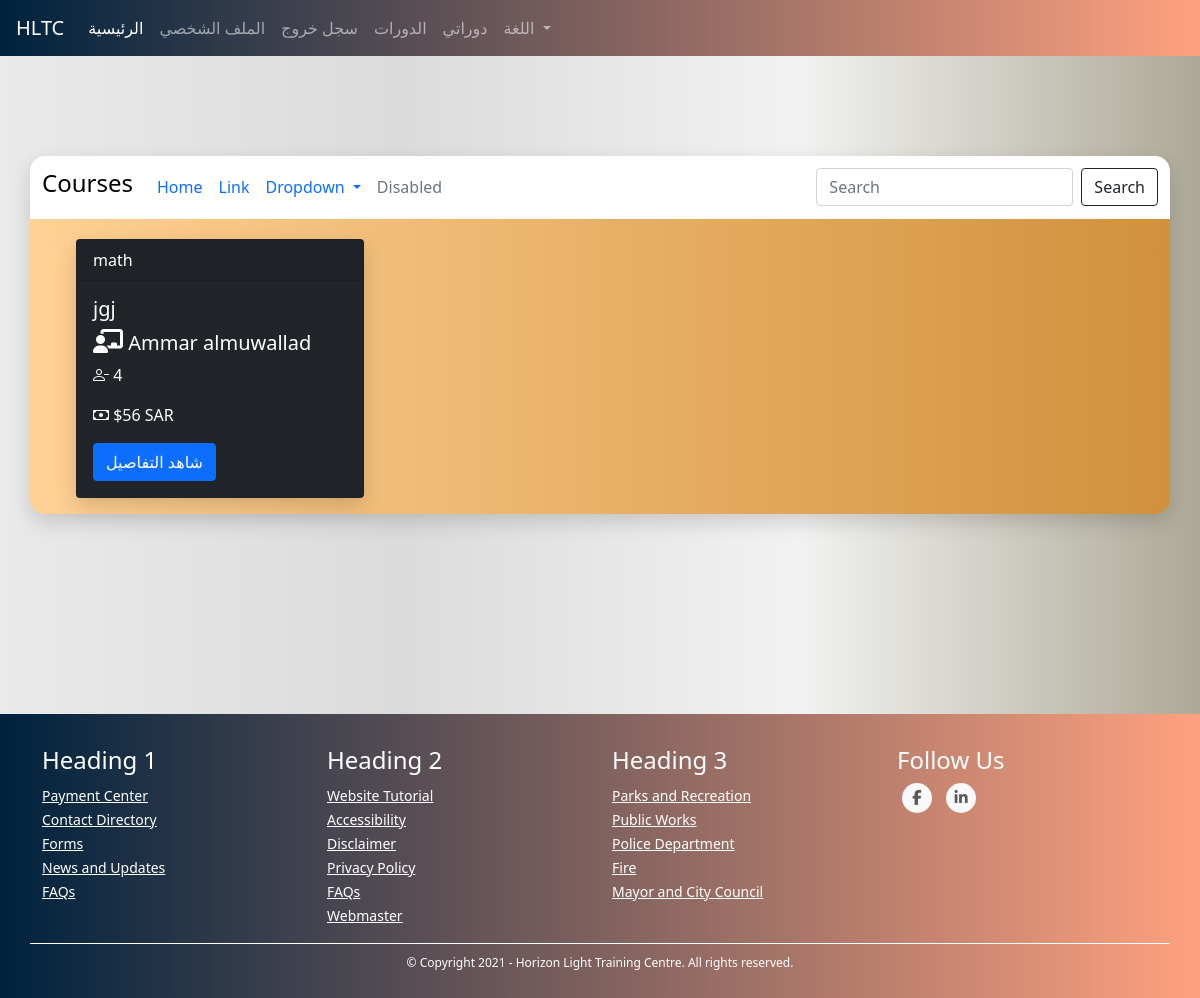
Page /courses (signed in) on the committed database.
### TUTOR/models.py (models this page shows, shortened)
class CourseModel(db.Model):
    id = db.Column(db.Integer, primary_key=True)
    name = db.Column(db.String(130), nullable=False)
    description = db.Column(db.String(1000), nullable=False)
    subject = db.Column(db.String(), nullable=False)
    price = db.Column(db.Integer, nullable=False)
    min_students = db.Column(db.Integer, nullable=False)
    max_students = db.Column(db.Integer, nullable=False)
    currency = db.Column(db.String(3), nullable=False)
    began = db.Column(db.Boolean, nullable=False, default=False)
    ended = db.Column(db.Boolean, nullable=False, default=False)
    course_type = db.Column(db.Integer, nullable=False) # 1 for start when min number # 2 for start with min and date
    _period = db.Column(db.Integer, nullable=True) # days
    _start_date = db.Column(db.DateTime, nullable=True)
    _end_date = db.Column(db.DateTime, nullable=True)
    links = db.Column(db.String(), nullable=False) # {"zoom": "link", ....}
    weekly_time_table_json  = db.Column(db.String(1000), nullable=False) # {"saturday": {"from": ..., "to": ...}, ...}
    _state = db.Column(db.String(), nullable=False, default=json.dumps({"state_code": 1, "state_string": "لم تبدأ بعد", "allowed_actions": ["join", "view", "start", "cancel"]})) # {"state_code": 2, "state_string": "قائم", "allowed_actions": ["view", "end"]} {"state_code": 3, "state_string": "انتهى", "allowed_actions": ["delete"]} {"state_code": 4, "state_string": "ملغي", "allowed_actions": ["delete"]}
    number_of_students_paid = db.Column(db.Integer, nullable=False, default=0)
    have_sent_first_payment_emails = db.Column(db.Boolean, nullable=False, default=False)
    created_by_admin = db.Column(db.Boolean, nullable=False)
    creation_date = db.Column(db.DateTime, nullable=False, default=datetime.utcnow)
    payment_model = db.relationship('PaymentModel', backref='course', uselist=False)
    tutor_data_model_id = db.Column(db.Integer, db.ForeignKey('tutor_data_model.id'),
        nullable=False)
    @property
    def number_of_participants(self):
        return len(self.students)
    @property
    def empty_seats(self):
        return self.max_students - self.number_of_participants
    def start(self):
        self.began = True
        self._state = json.dumps({"state_code": 2, "state_string": "قائم", "allowed_actions": ["view", "end"]})
        if self.course_type == 1:
            now = datetime.date(datetime.utcnow())
            self._start_date = now
            self._end_date = now + timedelta(days=self.period)
        db.session.commit()
        for sdm in self.students: # the paymetn is when a student joins not when the course begins bcz the course wont begin if students didn't pay
            send_student_course_start_email(sdm.user, self)
        send_tutor_course_start_email(self.tutor.user, self)
        return True
    def end(self):
        self.ended = True
        self._state = json.dumps({"state_code": 3, "state_string": "انتهى", "allowed_actions": ["delete"]})
        db.session.commit()
        for sdm in self.students:
            send_student_course_ended_email(sdm.user, self)
        send_tutor_course_ended_email(self.tutor.user, self)
        return True
    def cancel(self):
        self._state = json.dumps({"state_code": 4, "state_string": "ملغي", "allowed_actions": ["delete"]})
        db.session.commit()
        self.payment_model.refund_all()
        for sdm in self.students:
            send_student_course_canceled_email(sdm.user, self)
        send_tutor_course_canceled_email(self.tutor.user, self)

class UserModel(db.Model, UserMixin):
    id = db.Column(db.Integer, primary_key=True)
    first_name = db.Column(db.String(128), nullable=False)
    last_name = db.Column(db.String(128), nullable=False)
    username = db.Column(db.String(20), unique=True, nullable=False)
    email = db.Column(db.String(256), unique=True, nullable=False)
    password = db.Column(db.String(255), nullable=False)
    user_type = db.Column(db.String(30), nullable=False)
    _gender = db.Column(db.Boolean, nullable=False, default=True)
    email_confirmation_code = db.Column(db.String(5), nullable=True)
    is_confirmed = db.Column(db.Boolean, nullable=False, default=False)
    creation_date = db.Column(db.DateTime, nullable=False, default=datetime.utcnow)
    admin_data_model = db.relationship('AdminDataModel', backref='user', uselist=False)
    tutor_data_model = db.relationship('TutorDataModel', backref='user', uselist=False)
    student_data_model = db.relationship('StudentDataModel', backref='user', uselist=False)
    @property
    def full_name(self):
        return self.first_name + " " + self.last_name

### TUTOR/COURSES/routes.py (the view)
@courses_blueprint.route("/courses")
@login_required([])
def courses():
    all_courses = CourseModel.query.all()
    return render_template("courses.html", all_courses=all_courses)

### TUTOR/COURSES/routes.py (called while the page is built)
@courses_blueprint.context_processor
def utility_processor():
    return dict(get_language_text=LngObj.get_language_text, get_current_page_language_list=LngObj.get_current_page_language_list, languages=LANGUAGES, admin_types=ADMIN_TYPES, settings=SiteSettingsModel.instance())

### TUTOR/models.py (called while the page is built)
@login_manager.user_loader
def load_user(user_id):
    return UserModel.query.get(int(user_id))

    @classmethod
    def instance(cls):
        return cls.query.get(1)

### TUTOR/utils/utils.py (called while the page is built)
def login_required(roles=[]):
	def wrapper(fn):
		@wraps(fn)
		def decorated_view(*args, **kwargs):
			if request.method in EXEMPT_METHODS:
				return fn(*args, **kwargs)
			elif current_app.login_manager._login_disabled:
				return fn(*args, **kwargs)
			elif not current_user.is_authenticated:
				return current_app.login_manager.unauthorized()
			role = current_user.user_type
			if ( (role not in roles) and (roles != []) ):
				return current_app.login_manager.unauthorized()
			return fn(*args, **kwargs)
		return decorated_view
	return wrapper

### TUTOR/templates/courses.html (shortened to what this page needs)
{% extends "template.html" %}
{% block content %}
    <link rel="stylesheet" href="{{ url_for('static', filename='css/courses.css') }}">
    <div class="container my-cont">
        <div class="row justify-content-center my-row filter-row">
            <nav class="navbar navbar-expand-lg my-courses-nav">
                <a class="navbar-brand"><h4>Courses</h4></a>
                  <div class="collapse navbar-collapse" id="navbarSupportedContent">
                    <ul class="navbar-nav mr-auto">
                      <li class="nav-item active">
                        <a class="nav-link" href="#">Home <span class="sr-only">(current)</span></a>
                      </li>
                      <li class="nav-item">
                        <a class="nav-link" href="#">Link</a>
                      </li>
                      <li class="nav-item dropdown">
                        <a class="nav-link dropdown-toggle" href="#" id="navbarDropdown" role="button" data-toggle="dropdown" aria-haspopup="true" aria-expanded="false">
                          Dropdown
                        </a>
                      </li>
                      <li class="nav-item">
                        <a class="nav-link disabled" href="#">Disabled</a>
                      </li>
                    </ul>
                    <form class="form-inline my-2 my-lg-0">
                      <input class="form-control mr-sm-2" type="search" placeholder="Search" aria-label="Search">
                      <button class="btn btn-outline-dark my-2 my-sm-0" type="submit">Search</button>
                    </form>
                  </div>
            </nav>
        </div>
        <div class="row my-row">
            {% for course in all_courses %}
                <div class="col-sm-4 my-col content-col">
                    <div class="card text-white bg-dark mb-3 my-card" style="max-width: 18rem;">
                        <div class="card-header">{{ course.subject }}</div>
                            <div class="card-body">
                                <h5 class="card-title">{{ course.name }}</h5>
                                <h5 class="card-title"><i class='fas fa-chalkboard-teacher' style='font-size:24px'></i> {{ course.tutor.user.full_name }}</h5>
                                <p class="card-text"><i class="bi bi-person-dash"></i> {{ course.empty_seats }}</p>
                                  <p class="card-text"><i class="bi bi-cash"></i> ${{ course.price }} {{ course.currency }}</p>
                                  <a href="{{ url_for('courses_blueprint.course', course_id=course.id) }}" class="btn btn-primary">شاهد التفاصيل</a>
                        </div>
                    </div>
                </div>
            {% endfor %}
        </div>
    </div>
{% endblock %}

### TUTOR/static/css/global.css (style rules this page uses)
body { background: #ADA996; background: -webkit-linear-gradient(to right, #EAEAEA, #DBDBDB, #F2F2F2, #ADA996); background: linear-gradient(to right, #EAEAEA, #DBDBDB, #F2F2F2, #ADA996); }

### TUTOR/static/css/courses.css (style rules this page uses)
.my-courses-nav { border-top-right-radius: 15px; border-top-left-radius: 15px; background-color: white; color: black; }
.my-cont { border-radius: 15px; background: #D1913C; background: -webkit-linear-gradient(to right, #FFD194, #D1913C); background: linear-gradient(to right, #FFD194, #D1913C); -webkit-box-shadow: 0px 8px 20px 0px rgba(0, 0, 0, 0.15); -moz-box-shadow: 0px 8px 20px 0px rgba(0, 0, 0, 0.15); box-shadow: 0px 8px 20px 0px rgba(0, 0, 0, 0.15); margin-top: 100px; margin-bottom: 200px; }
.filter-row { border-radius: 15px; color: black; margin-bottom: 20px; }
.my-card { margin-left: auto; margin-right: auto; -webkit-box-shadow: 0px 8px 20px 0px rgba(0, 0, 0, 0.15); -moz-box-shadow: 0px 8px 20px 0px rgba(0, 0, 0, 0.15); box-shadow: 0px 8px 20px 0px rgba(0, 0, 0, 0.15); }
.content-col { padding: 0; }

### rows in the picture
CourseModel: subject "math", name "jgj", tutor.user.full_name "Ammar almuwallad", empty_seats "4", price "56", currency "SAR"
